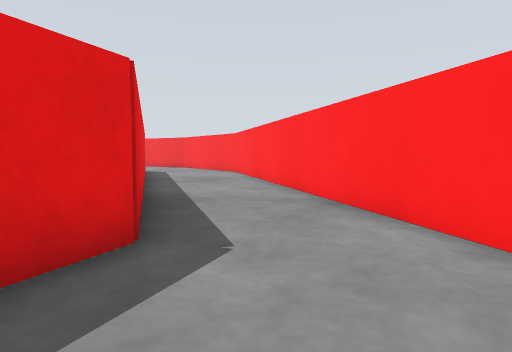
View 1 (above)

12 first-person views from a walk through a world built for the Gazebo simulator. The camera is 0.5 m above the floor, tilts 4° down and sees 75° across. The floor is counted in squares, 0.5 m on a side. Each view is taken from the middle of a square. On the plan, view 1 faces up. The plan holds only what a view shows up to about 12 squares ahead; the rest is blank. The place goes on beyond the plan.

View 2
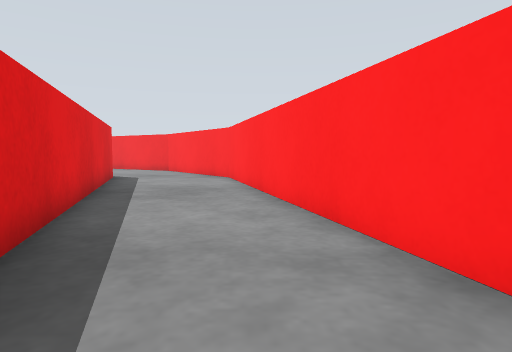

View 3
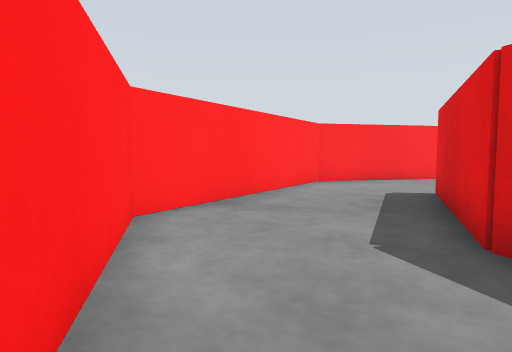

View 4
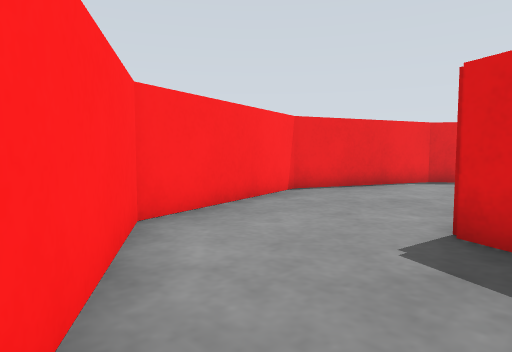

View 5
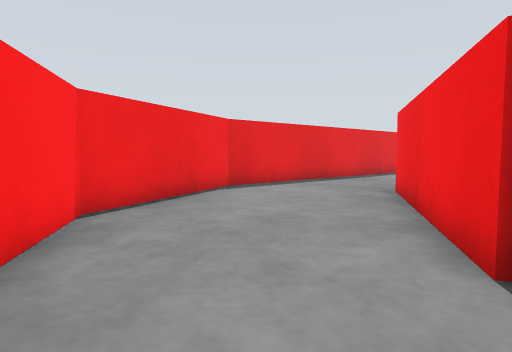

View 6
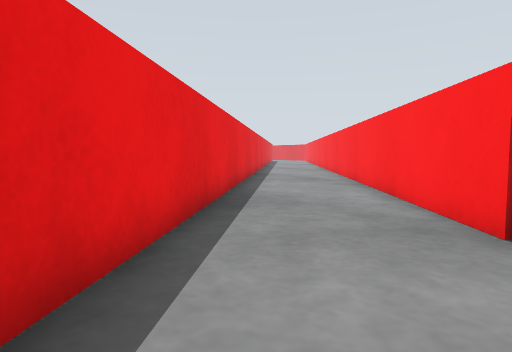

View 7
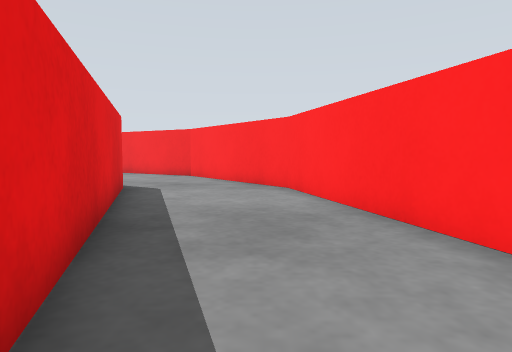

View 8
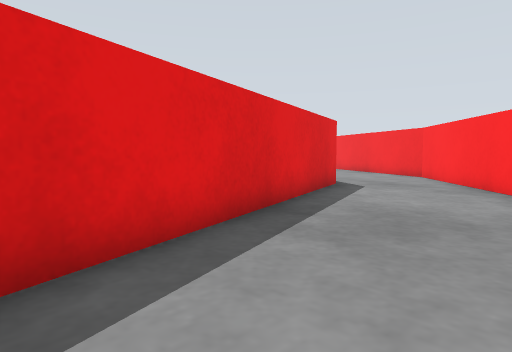

View 9
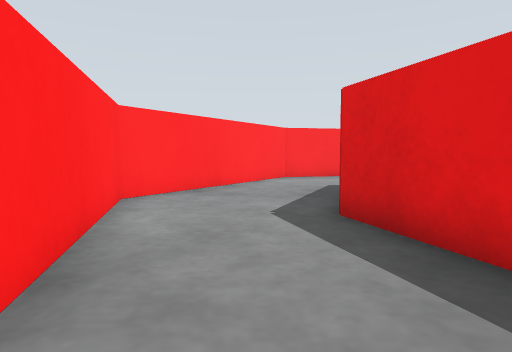

View 10
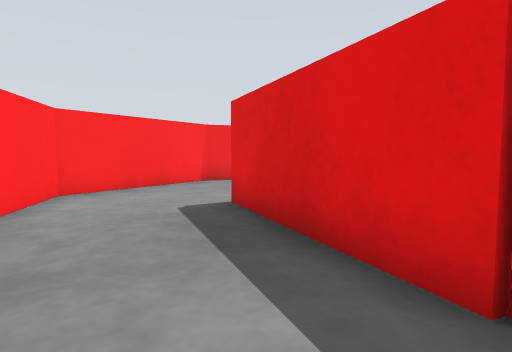

View 11
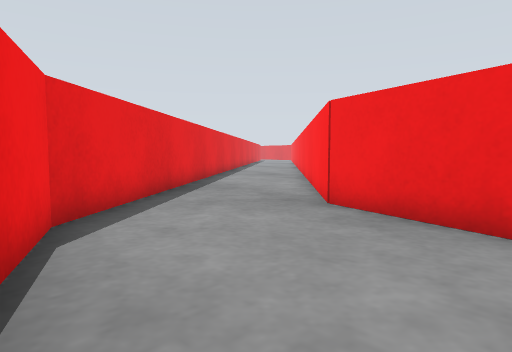

View 12
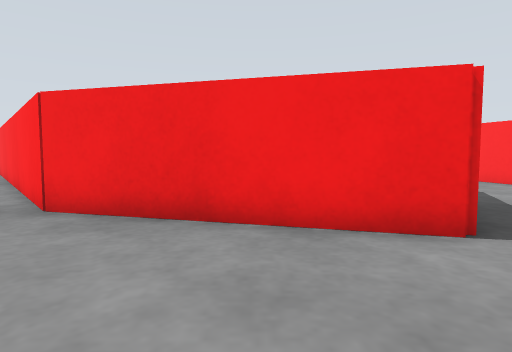

### Floor plan
Key: @ floor where view 1 was taken; # wall or solid block; . floor; = window, fence, low wall or low ledge.
Columns run from 13 left of view 1 to 3 right of it. Each row starts with its distance up from view 1.
 20        ...=
 19        ....#
 18        =...=#
 17        #....=
 16         =...=
 15         =...=#
 14         =....#
 13         ==...=
 12          =...==
 11          =....#
 10          ==...#
  9           =...=
  8           =...==
  7           ==...#
  6            =...#
  5 #          #...=
  4 =#         ==..==
  3 .=#        #....#
  2 ..==       =....#
  1 ...=#     ==...==
  0 ....==##= =..@.=
 -1 =.......===...==
 -2 ==...........==
 -3  #...........#
 -4   #=........==
 -5    =#==.=====
 -6       =#=

Where each view was taken, in squares from view 1:
view 1: 0 up, 0 right, facing up
view 2: 4 up, 0 right, facing up
view 3: 7 up, 1 right, facing down
view 4: 0 up, 1 right, facing down-left
view 5: 3 down, 1 left, facing left
view 6: 4 down, 9 left, facing up-left
view 7: 8 up, 2 left, facing up
view 8: 8 up, 0 right, facing up-left
view 9: 9 up, 0 right, facing down
view 10: 4 up, 1 right, facing down-left
view 11: 5 down, 6 left, facing up-left
view 12: 5 down, 6 left, facing up
